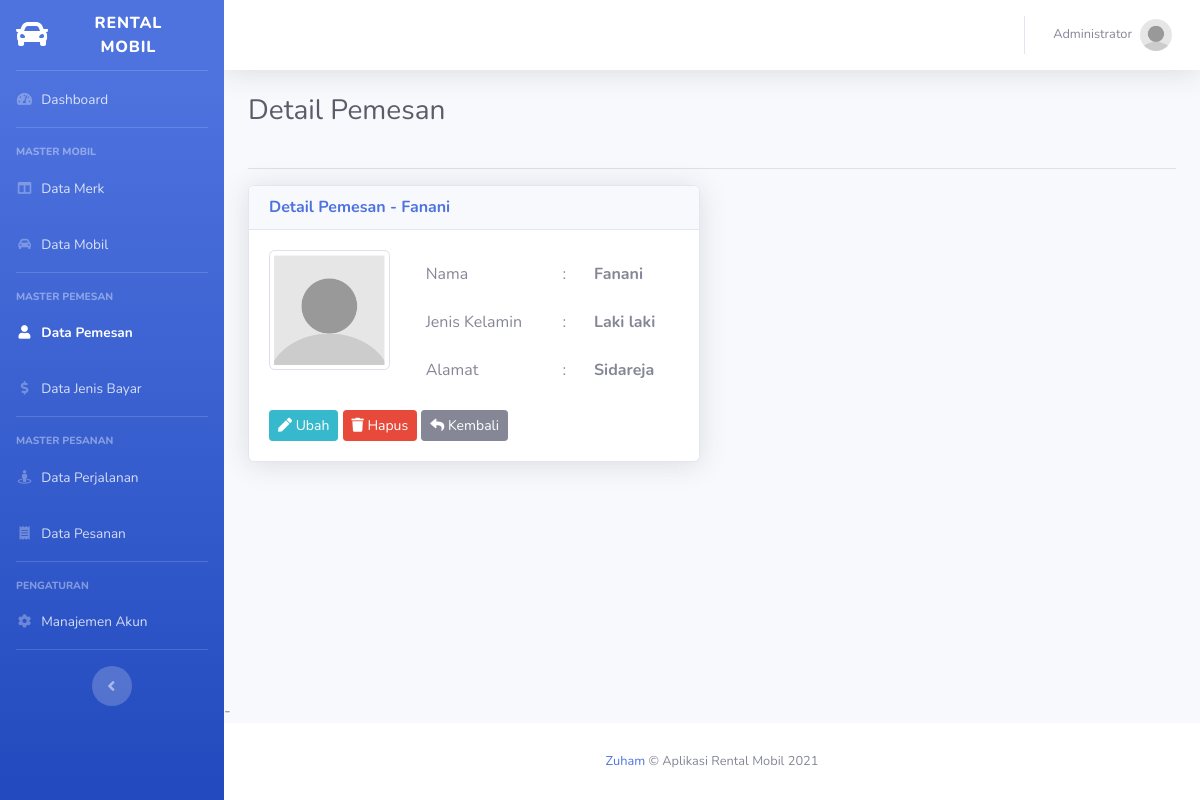
Screenshot of /pemesan/detail/7 (signed in) with the database file from the repository.
### tables this page shows
CREATE TABLE `tbl_pemesan` (
  `id` int(11) NOT NULL,
  `nama` varchar(50) DEFAULT NULL,
  `alamat` varchar(100) DEFAULT NULL,
  `jenis_kelamin` enum('L','P') DEFAULT NULL,
  `foto` varchar(100) DEFAULT NULL
);

### controllers/C_Pemesan.php (called while the page is built, shortened)
<?php
class C_Pemesan extends Controller{
	public function __construct(){
		$this->pemesan = $this->model('M_Pemesan');
	}
	public function detail($id){
		$data = [
			'aktif' => 'pemesan',
			'judul' => 'Detail Pemesan',
			'pemesan' => $this->pemesan->detail($id)->fetch_object(),
		];
		$this->view('pemesan/detail', $data);
	}
}

### index.php (called while the page is built, shortened)
<?php
require_once BASEPATH . DS . 'core' . DS . 'Database.php';
require_once BASEPATH . DS . 'core' . DS . 'Model.php';
new Route();
?>

### functions/url_function.php (called while the page is built, shortened)
<?php
function base_url($path = null){
	if(isset($path)){
		$path = filter_var($path, FILTER_SANITIZE_URL);
		$path = rtrim($path, '/');
		return BASE_URL . $path;
	}
	return BASE_URL;
}

### core/Model.php (called while the page is built, shortened)
<?php
class Model {
	public function __construct(){
		$this->db = new Database();
	}
	public function get_where($table, $where = [], $kolom = []){
		if (count($kolom) == 0) {
			$this->_query = "SELECT * FROM {$table}";
		}
		$this->_query = $this->_query . " WHERE ";
		foreach ($where as $key => $value) {
			$this->_query = $this->_query . "{$key} = '{$value}'";
		}
	}
	public function execute(){
		return $this->db->query($this->_query);
	}
}

### core/Database.php (called while the page is built, shortened)
<?php
class Database {
	public function __construct(){
		$this->_koneksi = new mysqli(DB_HOST, DB_USER, DB_PASS, DB_NAME);
	}
	public function query($query){
		return $this->_koneksi->query($query);
	}
}

### models/M_Pemesan.php (called while the page is built, shortened)
<?php
class M_Pemesan extends Model {
	public function detail($id){
		$query = $this->execute();
		return $query;
	}
}

### views/pemesan/detail.php (the view, shortened to what this page needs)
<!DOCTYPE html>
<html lang="en">
<head>
	<link href="<?= base_url('sb-admin-2/') ?>/vendor/fontawesome-free/css/all.min.css" rel="stylesheet" type="text/css">
	<link href="<?= base_url('sb-admin-2/') ?>/css/sb-admin-2.min.css" rel="stylesheet">
	<link href="<?= base_url('sb-admin-2/') ?>/vendor/datatables/dataTables.bootstrap4.min.css" rel="stylesheet">
</head>
<body id="page-top">
	<div id="wrapper">
	<div id="content-wrapper" class="d-flex flex-column">
		<div id="content">
			<div class="container-fluid">
				<div class="row">
					<div class="col-sm-12">
						<div class="clearfix">
							<div class="float-left">
								<h1 class="h3 mb-4 text-gray-800"><?= $judul ?></h1>
							</div>
						</div>
						<hr>
					</div>
				</div>
				<div class="row">
					<div class="col-md-6">
						<div class="card shadow">
							<div class="card-header">
								<h6 class="m-0 font-weight-bold text-primary"><?= $judul ?> - <?= $pemesan->nama ?></h6>
							</div>
							<div class="card-body">
								<div class="row">
									<div class="col-md-4">
										<img src="<?= base_url('uploads/' . $pemesan->foto) ?>" alt="<?= $pemesan->nama ?>" class="img-thumbnail mb-4">
									</div>
									<div class="col-md-8">
										<table class="table table-borderless">
											<tr>
												<td>Nama</td>
												<td>:</td>
												<td><b><?= $pemesan->nama ?></b></td>
											</tr>
											<tr>
												<td>Jenis Kelamin</td>
												<td>:</td>
												<td><b><?= $pemesan->jenis_kelamin == 'L' ? 'Laki laki' : 'Perempuan' ?></b></td>
											</tr>
											<tr>
												<td>Alamat</td>
												<td>:</td>
												<td><b><?= $pemesan->alamat ?></b></td>
											</tr>
										</table>
									</div>
								</div>
								<div class="row">
									<div class="col">
										<a href="<?= base_url('pemesan/ubah/' . $pemesan->id) ?>" class="btn btn-sm btn-info"><i class="fa fa-pen"></i> Ubah</a>
         								<a href="<?= base_url('pemesan/hapus/' . $pemesan->id) ?>" class="btn btn-sm btn-danger" onclick="return confirm('apakah anda yakin?')"><i class="fa fa-trash"></i> Hapus</a>
										<a href="<?= base_url('pemesan') ?>" class="btn btn-sm btn-secondary"><i class="fa fa-reply"></i> Kembali</a>
									</div>
								</div>
							</div>
						</div>
					</div>
				</div>
			</div>
		</div>
	</div>
	</div>
</body>
</html>

### rows the page displays
tbl_pemesan: nama "Fanani", foto (picture), alamat "Sidareja"

### other values shown
$_SESSION['login']['nama'] "Administrator"
$judul "Detail Pemesan"
